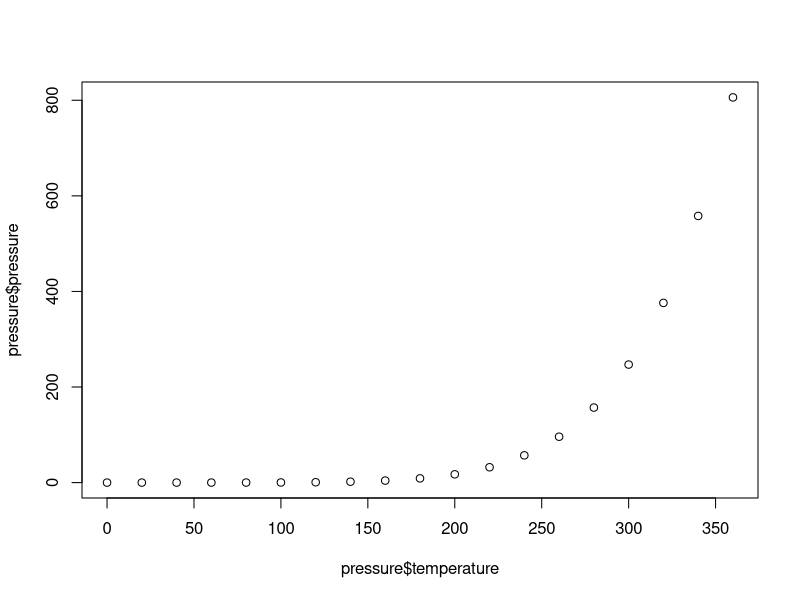
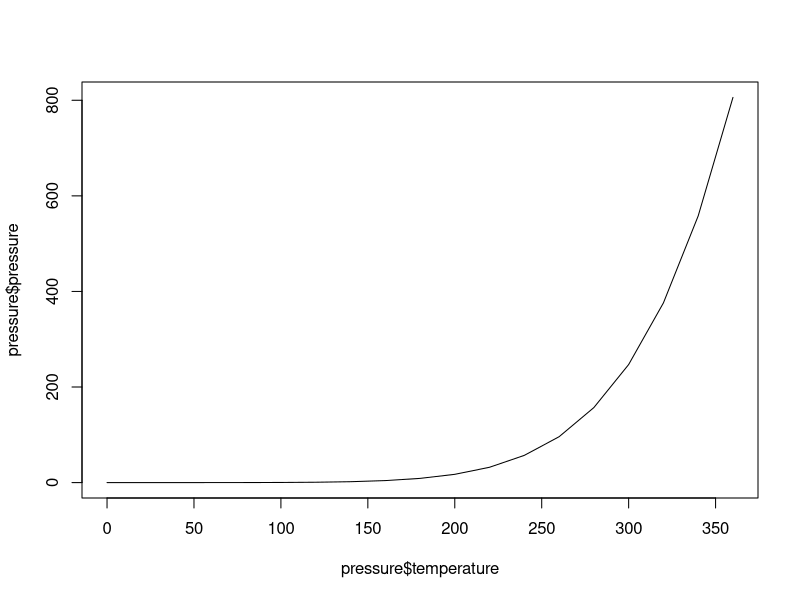
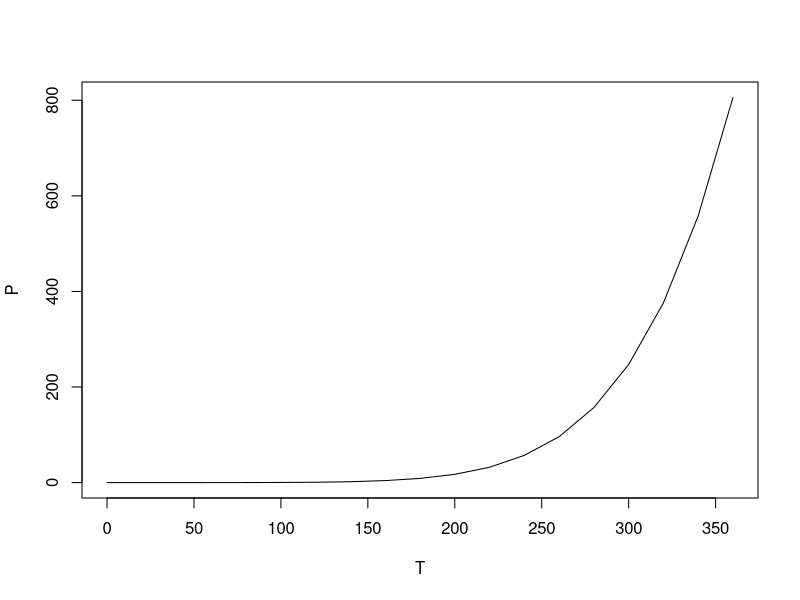
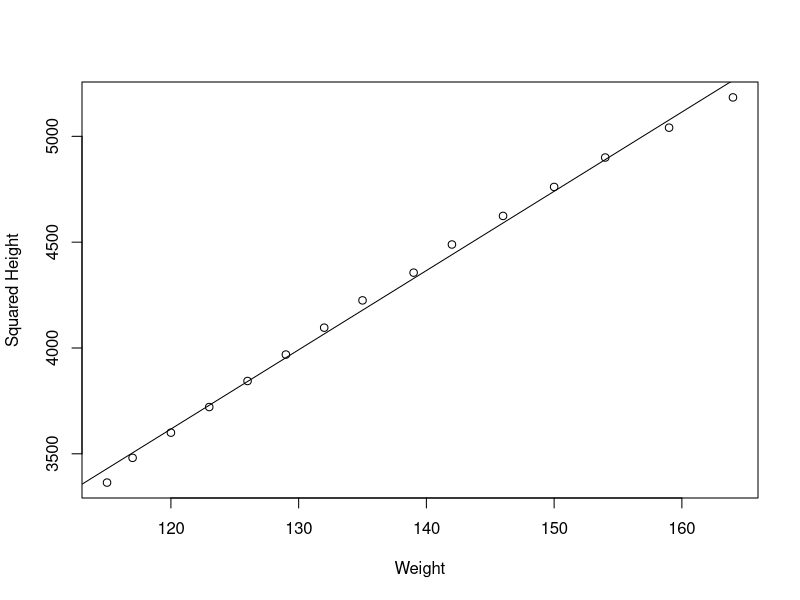

The R script that drew these images, in order:
## ---- chunk 1
knitr::opts_chunk$set(echo = TRUE)
## ---- chunk 2
# A samle vecor
v <- c(1,4,4,3,2,2,3)
v[c(2,3,4)]
v[2:4]
v[c(2,4,3)]
## ---- chunk 3
# Create a sample data frame
data <- read.table(header=T, text='
 subject sex size
       1   M    7
       2   F    6
       3   F    9
       4   M   11
 ')

# Get the element at row 1, column 3
data[1,3]
data[1,"size"]


# Get rows 1 and 2, and all columns
data[1:2, ]   
data[c(1,2), ]


# Get rows 1 and 2, and only column 2
data[1:2, 2]
data[c(1,2), 2]

# Get rows 1 and 2, and only the columns named "sex" and "size"
data[1:2, c("sex","size")]
data[c(1,2), c(2,3)]

## ---- chunk 4
v > 2

v[v>2]
v[ c(F,T,T,T,F,F,T)]


## ---- chunk 5
# A boolean vector   
data$subject < 3
    
data[data$subject < 3, ]
data[c(TRUE,TRUE,FALSE,FALSE), ]

# It is also possible to get the numeric indices of the TRUEs
which(data$subject < 3)

## ---- chunk 6
# Here's the vector again.
v

# Drop the first element
v[-1]

# Drop first three
v[-1:-3]

# Drop just the last element
v[-length(v)]
## ---- chunk 7
# A sample vector
v <- c(1,4,4,3,2,2,3)

subset(v, v<3)
v[v<3]


# Another vector
t <- c("small", "small", "large", "medium")

# Remove "small" entries
subset(t, t!="small")
t[t!="small"]

## ---- chunk 8
v[v<3] <- 9

#subset(v, v<3) <- 9

## ---- chunk 9
# A sample data frame
data <- read.table(header=T, text='
 subject sex size
       1   M    7
       2   F    6
       3   F    9
       4   M   11
 ')


subset(data, subject < 3)
data[data$subject < 3, ]


# Subset of particular rows and columns
subset(data, subject < 3, select = -subject)
subset(data, subject < 3, select = c(sex,size))
subset(data, subject < 3, select = sex:size)
data[data$subject < 3, c("sex","size")]


# Logical AND of two conditions
subset(data, subject < 3  &  sex=="M")
data[data$subject < 3  &  data$sex=="M", ]


# Logical OR of two conditions
subset(data, subject < 3  |  sex=="M")
data[data$subject < 3  |  data$sex=="M", ]


# Condition based on transformed data
subset(data, log2(size) > 3 )
data[log2(data$size) > 3, ]


# Subset if elements are in another vector
subset(data, subject %in% c(1,3))
data[data$subject %in% c(1,3), ]


## ---- chunk 10
rep(1, 50)

rep(F, 20)


rep(1:5, 4)

rep(1:5, each=4)



# Use it on a factor
rep(factor(LETTERS[1:3]), 5)

## ---- chunk 11
data(pressure)
pressure[4,2] #row:4 col:2
pressure[,2]
## ---- chunk 12
data(pressure)
plot(x = pressure$temperature, y = pressure$pressure)

plot(x = pressure$temperature, y = pressure$pressure, type = "l")

plot(x = pressure$temperature, y = pressure$pressure, xlab = "T", ylab = "P", type = "l")
## ---- chunk 13
?plot
## ---- chunk 14
#load data
data(pressure)
# unit change
pressure["pressure"] <- pressure["pressure"]*133.322
pressure["temperature"] <- pressure["temperature"]+273.15
# calculate volumn
pressure["volumn"] <- 8.314*pressure["temperature"]/pressure["pressure"]
pressure["volumn"]
## ---- chunk 15
data("women")
women["height"]
dim(women)
names(women)
## ---- chunk 16
data("women")
plot(y = (women$height)^2, x = women$weight, ylab = "Squared Height", xlab = "Weight")
#TODO: describe the overall pattern
corelation <- cor((women$height)^2,women$weight)
fit<-lm((women$height)^2~women$weight)
abline(fit)
## ---- chunk 17
data(women)
#unit exchange: kg=lbs/2.2046 m=inch*0.0254
women["height"] <- women["height"]*0.0254
women["weight"] <- women["weight"]/2.2046

#calculate BMI
women["BMI"] <- women["weight"]/women["height"]^2

#search for the largest and judge health condition
#BMI Categories:
#Underweight = <18.5
#Normal weight = 18.5–24.9
#Overweight = 25–29.9
#Obesity = BMI of 30 or greater

max_BMI = max(women["BMI"])
index <- which(women["BMI"]==max_BMI)
sprintf('The index of the highest BMI is %d, whose BMI is %f',index, max_BMI)
if(max_BMI <= 18.5){
    print("She is Underweight!")
} else if (max_BMI>18.5&&max_BMI<24.9) {
    print("She is at Normal weight!")
} else if (max_BMI>25&&max_BMI<29.9) {
    print("She is Overweight!")
} else {
    print("She is Obesity!")
}
